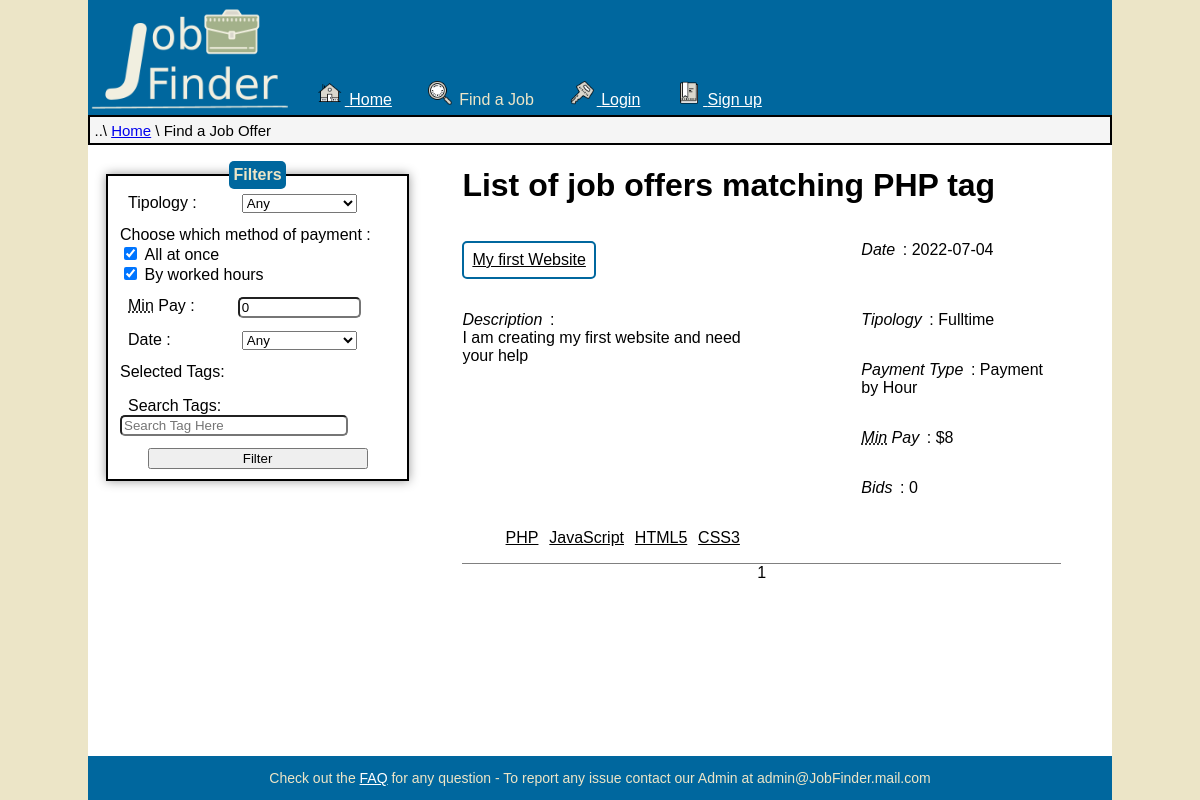
The page /PHP/FindJob.php?tag=1 on the database its author committed.
### tables this page shows
CREATE TABLE `current_jobs` (
  `Code_job` int(10) UNSIGNED NOT NULL,
  `Code_user` int(10) UNSIGNED NOT NULL,
  `Date` datetime NOT NULL,
  `Title` varchar(128) NOT NULL,
  `Description` varchar(4096) NOT NULL,
  `Tipology` enum('Fulltime','Onetime','Urgent','Recruiter') DEFAULT NULL,
  `Payment` tinyint(1) NOT NULL,
  `P_min` int(6) NOT NULL,
  `P_max` int(6) NOT NULL,
  `Expiring` datetime NOT NULL
);

### PHP/DBAccess.php (called while the page is built, shortened)
<?php
class DBAccess {
	private $connection;
	public function openDBConnection(){
		$this->connection = mysqli_connect(DBAccess::HOST_DB, DBAccess::USERNAME, DBAccess::PASSWORD, DBAccess::DBNAME);
		if(!$this->connection){
			echo("connessione al DB fallita: ".mysqli_connect_errno());
			return false;
		}
		else
			return true;
	}
  public function getBids($id) {
    if(isset($id)){
      $queryInserimento = 'SELECT users.Code_user AS Code, users.Picture as PFP,users.Nickname, bids.User_price AS Price, bids.Bid_selfdescription AS Description
							FROM bids LEFT JOIN users ON bids.Code_user=users.Code_user WHERE Code_job = ? ;';
      $queryCall=mysqli_prepare($this->connection, $queryInserimento);
      mysqli_stmt_bind_param($queryCall,'i',$id);
      mysqli_stmt_execute($queryCall);
      $queryResult = mysqli_stmt_get_result($queryCall);
      if(mysqli_num_rows($queryResult) == 0)
        return null;
      $result=array();
      return $result;
    } else
      return null;
  }
  public function getTags($id,$table) {
    if(isset($id) and isset($table)) {
		$user='SELECT tags_users.Code_tag, Name FROM tags_users LEFT JOIN tags ON tags_users.Code_tag=tags.Code_tag WHERE Code_user = ? LIMIT 20;';
		$current='SELECT tags_current_jobs.Code_tag, Name FROM tags_current_jobs LEFT JOIN tags ON tags_current_jobs.Code_tag=tags.Code_tag WHERE Code_job = ? LIMIT 5;';
		$past='SELECT tags_past_jobs.Code_tag, Name FROM tags_past_jobs LEFT JOIN tags ON tags_past_jobs.Code_tag=tags.Code_tag WHERE Code_job = ? LIMIT 5;';
		$queryCall=null;
		if(!$table)
			$queryCall=mysqli_prepare($this->connection, $user);
		else if($table==1)
			$queryCall=mysqli_prepare($this->connection, $current);
		else
			$queryCall=mysqli_prepare($this->connection, $past);
		mysqli_stmt_bind_param($queryCall,'i',$id);
		mysqli_stmt_execute($queryCall);
		$queryResult = mysqli_stmt_get_result($queryCall);
		if(mysqli_num_rows($queryResult) == 0)
			return null;
		else {
			$result=array();
			while ($tmp=mysqli_fetch_row($queryResult))
				$result[$tmp[1]]=$tmp[0];
			return $result;
		}
    } else
		return null;
  }
  public function searchTagName($id) {
    if(isset($id)) {
		$query="SELECT Name FROM tags WHERE Code_tag = ? LIMIT 1";
		$queryCall=mysqli_prepare($this->connection, $query);
		mysqli_stmt_bind_param($queryCall,'i',$id);
		mysqli_stmt_execute($queryCall);
		$queryResult = mysqli_stmt_get_result($queryCall);
		if(mysqli_num_rows($queryResult) == 0){
			return null;
		}
		else
			return mysqli_fetch_assoc($queryResult)['Name'];
    } else
		return null;
  }
  public function searchJob($bool=false, $tipology='Any',$min=0,$date=9999999,$page=0,$tags=null, $pay=2){
	$page--;
	$tagsStart='
	JOIN(
		SELECT Code_job, COUNT(tags_current_jobs.Code_tag) AS counted FROM tags_current_jobs
			LEFT JOIN tags ON tags_current_jobs.Code_tag=tags.Code_tag
			WHERE
				tags_current_jobs.Code_tag=?
				';
	$tagsEnd='GROUP BY Code_job
		) res ON res.Code_job=current_jobs.Code_job
	';
	$begin='
	SELECT current_jobs.Code_job, Date, Title, Description, Tipology, Payment, P_min, P_max FROM current_jobs';
	$middle='
		WHERE
		 	TIMESTAMPDIFF(HOUR,Date,CURDATE()) < ? AND
			P_min > ?
			';
  $payString='';
	$middle2='
		ORDER BY
	';
	$count='counted 	DESC,
	';
	$end='
		 	Date 		   	DESC,
		 	Tipology';
	$Nresults='SELECT COUNT(*) FROM (';
	$limit=' LIMIT ?, ?;';
	$type='';
	$param=array();
	$query=$begin;
	$i=0;
	if(!empty($tags)){
		$query.=$tagsStart;
		$type.='i';
		$param[$i]=array_values($tags)[0];
		$i++;
		$query.=$tagsEnd;
	}
	$query.=$middle;
  $query.=$payString;
	$type.='ii';
	$param[$i]=$date;
	$i++;
	$param[$i]=$min;
	$i++;
	if(!$bool){
		$query.=$middle2;
		if(!empty($tags))
			$query.=$count;
		$query.=$end;
	}
	if($bool){
		$query=$Nresults.$query.') AS subquery;';
		$queryCall=mysqli_prepare($this->connection,$query);
		$queryCall->bind_param($type, ...$param);
		mysqli_stmt_execute($queryCall);
		$result=mysqli_fetch_row(mysqli_stmt_get_result($queryCall))[0];
		return $result;
	}
	$query.=$limit;
	$type.='ii';
	$param[$i]=$page*5;
	$param[$i+1]=5;
	$queryCall=mysqli_prepare($this->connection,$query);
	$queryCall->bind_param($type, ...$param);
    mysqli_stmt_execute($queryCall);
	$queryResult = mysqli_stmt_get_result($queryCall);
	$result=array();
	while($row=mysqli_fetch_assoc($queryResult))
		array_push($result, $row);
	return $result;
  }
}
?>

### PHP/FindJob.php (the view, shortened to what this page needs)
<?php
	require_once 'DBAccess.php';
	$HTML = file_get_contents('..'. DIRECTORY_SEPARATOR .'HTML'. DIRECTORY_SEPARATOR .'FindJob.html');
	$HTMLContent ='';
	$TagModule = file_get_contents('..'. DIRECTORY_SEPARATOR .'HTML'. DIRECTORY_SEPARATOR .'Elements'. DIRECTORY_SEPARATOR .'TagsSearch.html');
	$HTML = str_replace('<TagModule/>',$TagModule,$HTML);
	if(isset($_SESSION['user_Username']))
	{
		$HTML = str_replace('<createjob/>','<li><a href="CreateJob.php">
		<img src="..'. DIRECTORY_SEPARATOR .'IMG'. DIRECTORY_SEPARATOR .'Icons'. DIRECTORY_SEPARATOR .'write.png" class="icons" alt=""> Create an Offer </a></li>',$HTML);
		$HTMLContent = '<li><a href="UserProfile.php">
		<img src="..'. DIRECTORY_SEPARATOR .'IMG'. DIRECTORY_SEPARATOR .'UsrPrfl'. DIRECTORY_SEPARATOR . $_SESSION['user_Icon'] .'" alt="Your Profile Picture" id="profilepic" class="icons">User Profile</a></li>';
	}
	else
	{
		$HTML = str_replace('<createjob/>','',$HTML);
		$HTMLContent = '
		<li><a href="Login.php">
		<img src="..'. DIRECTORY_SEPARATOR .'IMG'. DIRECTORY_SEPARATOR .'Icons'. DIRECTORY_SEPARATOR .'login.png" class="icons" alt=""> Login </a></li>
		<li><a href="Signup.php">
		<img src="..'. DIRECTORY_SEPARATOR .'IMG'. DIRECTORY_SEPARATOR .'Icons'. DIRECTORY_SEPARATOR .'book.png" class="icons" alt=""> Sign up </a></li>';
	}
	$HTML = str_replace('<subpage/>',$HTMLContent,$HTML);
	$HtmlContent='<div id="jobList"><h1>List of job offers<Title_complete/></h1>';
	$type= 'Any';
	$min=0;
	$Pay=0;
	$date=9999999;
	$tag=array();
    $tagName ='';
	$page=1;
	if(isset($_GET['tag']))
		$tag=filter_var ( $_GET['tag'], FILTER_SANITIZE_NUMBER_INT);
	else{
		if(!isset($_SESSION['TagList'])){
			$_SESSION['TagList']=array();
		}
		$tag=$_SESSION['TagList'];
	}
	$HtmlTypologySelect='
		<option value="Any" '.($type=='Any'? 'selected':'').'>Any</option>
		<option value="Fulltime" '.($type=='Fulltime'? 'selected':'').'>Fulltime</option>
		<option value="Onetime" '.($type=='Onetime'? 'selected':'').'>Onetime</option>
		<option value="Urgent" '.($type=='Urgent'? 'selected':'').'>Urgent</option>
		<option value="Recruiter" '.($type=='Recruiter'? 'selected':'').'>Recruiter</option>
		';
	$HtmlDateSelect='
		<option value="9999999" '.($date==9999999? 'selected':'').'>Any</option>
		<option value="1" '.($date==1? 'selected':'').'>Last Hour</option>
        <option value="24" '.($date==24? 'selected':'').'>Last Day</option>
        <option value="168" '.($date==168? 'selected':'').'>Last Week</option>
        <option value="744" '.($date==744? 'selected':'').'>Last Month</option>
		';
  $HtmlCheckboxPay='
    <label id="labelPayment">Choose which method of payment :</label>
    <input type="checkbox" id="Pay1" name="Pay1" value="Pay1" '. (($Pay==1 OR $Pay==0) ? 'checked' : '').'>
    <label for="Pay1" id="labelPay1"> All at once</label><br>
    <input type="checkbox" id="Pay2" name="Pay2" value="Pay2" '. (($Pay==2 OR $Pay==0) ? 'checked' : '').'>
    <label for="Pay2" id="labelPay2"> By worked hours</label>';
	$DBAccess = new DBAccess();
	if(isset($_GET['tag'])){
		$tagName = $DBAccess->searchTagName($tag);
		$NumberPages = $DBAccess->searchJob(true,$type,$min,$date,$page,array($tag),$Pay);
		$result = $DBAccess->searchJob(false,$type,$min,$date,$page,array($tag),$Pay);
	}
	else{
		$NumberPages = $DBAccess->searchJob(true,$type,$min,$date,$page,$tag,$Pay);
		$result = $DBAccess->searchJob(false,$type,$min,$date,$page,$tag,$Pay);
	}
	if($result){
		foreach($result as $row)
		{
			$desc=$row["Description"];
			$bids= $DBAccess->getBids($row['Code_job']);
			if($bids)
				$bids=count($bids);
			else
				$bids=0;
			$HtmlContent .='<div class="job">
						<p class="title"><a href="..'. DIRECTORY_SEPARATOR .'PHP'. DIRECTORY_SEPARATOR .'ViewJob.php?Code_job='.$row["Code_job"].'">'.$row["Title"].'</a></p>
						<p class="date"><span>Date</span> : '.explode(' ',$row["Date"])[0].'</p>
						<p class="type"><span>Tipology</span> : '.trim($row["Tipology"]).'</p>
            <p class="Pay"><span>Payment Type</span> : '.(trim($row["Payment"])==0? 'Payment by Hour' : 'All at once').'</p>
						<p class="minPay"><span><abbr title="minimum">Min</abbr> Pay</span> : $'.trim($row["P_min"]).'</p>
						<p class="bids"><span>Bids</span> : '.$bids.'</p>
						<p class="description"><span>Description</span> : <br>'.$desc.'</p>';
			$jobTags=$DBAccess->getTags($row['Code_job'],1);
			if($jobTags) {
				$HtmlContent .='<ul class="tags">';
				foreach($jobTags as $name=>$value){
					$HtmlContent .='
					<li><a href="?tag='.$value.'">'.$name.'</a></li>';
				}
				$HtmlContent .='</ul>';
			}
			$HtmlContent .='</div>';
		}
		$HtmlContent .='<paging/></div>';
	}
	else
		$HtmlContent.='<p>No Jobs Currently Available. Try to change your filters in the <a href="#formFilter">filtering form</a> to find more Jobs.</p><img src="../IMG/Tumbleweed.gif" alt="Animated image of a rolling tumbleweed across the desert" id="NoAvailableJob"></div>';
	$pageHTML = '<div id="pages">';
    $pageHTML .= '<span>' . $page . '</span>';
    $pageHTML .= '</div>';
	$HTML = str_replace('<div id="jobList"><h1>List of job offers<Title_complete/></h1><paging/></div>',$HtmlContent,$HTML);
	$HTML = str_replace('<paging/>', $pageHTML, $HTML);
	$HTML = str_replace('<TipologySelect/>',$HtmlTypologySelect,$HTML);
	$HTML = str_replace('<paytype/>',$HtmlCheckboxPay,$HTML);
  $HTML = str_replace('[payval]','value="'.$min.'"',$HTML);
	$HTML = str_replace('<DateSelect/>',$HtmlDateSelect,$HTML);
	$HTML = str_replace('<div id="jobList"></div>',$HtmlContent,$HTML);
	if(isset($_GET['tag'])){
		$HTML = str_replace('<GETsearch/>','?tag='.$tag,$HTML);
		$HTML = str_replace('<Title_complete/>',' matching '. $tagName .' tag',$HTML);
	}
	else
	{
		$HTML = str_replace('<GETsearch/>','',$HTML);
			$HTML = str_replace('<Title_complete/>','',$HTML);
	}
  echo $HTML;
?>

### CSS/StyleSheet.css (style rules this page uses)
:root { --background: #ECE5C7; --color: #00679e; --subcolor: #4a6fa5; --content: #fff; --black: #000; --darkWhite: #d1d9e6; --shadow: #999; --correct: #44c244; --error: #d4110b; }
html { width: 100%; background-color: var(--background); }
html, body { min-height: 100vh; }
body { background-color: var(--content); font-family:Tahoma, sans-serif; margin:auto; max-width: 1024px; overflow-x: hidden; }
main { padding: 0em; padding-bottom: 2.5em; margin-bottom: 3%; }
header { background-color: var(--color); display: flex; align-items: flex-end; }
header img#Logo { width: 20%; }
header ul { margin:auto; list-style-type: none; margin: 0; padding: 0; }
header ul li { display:inline-block; padding: 0.4em; margin-left: 1em; }
header ul li a:link { margin-bottom: 0.2em; color: var(--content); }
header ul li span { color: var(--background); margin-bottom: 0.2em; }
header img.icons { width:24px; height:24px; padding-right :0.15em; vertical-align: text-bottom; }
nav.breadcrumb { font-size: 0.9375em; padding: 0.3em; background-color:whitesmoke; border-width: 0em; border : solid 2px var(--black); }
footer { position: fixed; bottom: 0; min-height: 5%; width: 100%; text-align:center; background-color: var(--color); max-width: 1024px; margin: auto; }
footer#footer p { display: inline-block; font-size: 0.875em; color: var(--background); }
footer#footer a:link { color: var(--content); }
form { margin-top: 1em; }
fieldset { box-shadow:0 0 10px #999; border: 2px solid var(--black); }
legend { background-color: var(--color); color: var(--background); padding: 0.3em; border-radius: 5px; font-weight: bold; text-align: center; }
label { display: block; }
input { border-radius: 5px; display: block; }
div#selectedTagsList p { margin-block-start: 0; }
main#findJob { display: flex; align-items: flex-start; }
form#formFilter { min-width: 30%; margin-left: 1em; position: sticky; top: 0; flex-basis: 35%; }
form#formFilter fieldset { min-width: 15em; display: grid; row-gap: 0.8em; grid-template-areas: " a b " " j j " " c d " " e f " " s s " " s s " " s s " " g g "; }
form#formFilter #labelType { margin-left: 0.5em; grid-area: a; }
form#formFilter #Tipology { width: 60%; min-width: fit-content; margin: auto; grid-area: b; }
form#formFilter #labelPay { margin-left: 0.5em; grid-area: c; }
form#formFilter #PayMin { width: 60%; margin: auto; grid-area: d; }
form#formFilter #labelDate { margin-left: 0.5em; grid-area: e; }
form#formFilter #Date { width: 60%; min-width: fit-content; margin: auto; grid-area: f; }
form#formFilter #labelsearchTag { margin-left: 0.5em; }
form#formFilter #searchTag { width: 80%; max-height: 25px; }
form#formFilter div#TagModule { grid-area: s; }
form#formFilter div#Pay { grid-area: j; }
form#formFilter #submit { width: 80%; margin: auto; grid-area: g; }
div#jobList { margin-left: 5%; margin-right: 5%; flex-grow: 1; }
div#pages { text-align: center; }
div#pages span, div#pages a { padding: 0.1em; }
div.job { border-bottom: 1px solid grey; display: grid; grid-template-columns: 1fr 1fr 1fr 1fr 1fr 1fr; grid-template-areas: " a a . . b b" " c c c . d d" " c c c . n n" " c c c . e e" " c c c . f f" " g g g g . ." }
div.job span { font-style: italic; padding-right: 0.2em; }
div.job a { color: var(--black); }
div.job .title { grid-area: a; border: var(--color) 2px solid; border-radius: 5px; padding: 0.5em; width: fit-content; }
div.job .date { grid-area: b; }
div.job .description { grid-area: c; }
div.job .type { grid-area: d; }
div.job .minPay { grid-area: e; }
div.job .Pay { grid-area: n; }
div.job .bids { grid-area: f; }
div.job .tags { grid-area: g; list-style-type: none; }
div.job .tags li { display: inline-block; padding-right: 0.2em; padding-left: 0.2em; }
img.icons { width: 24px; height: 24px; display: inline-block; padding: 0.2em; }
input#Pay1, input#Pay2, #labelPay1, #labelPay2 { display: inline-block; }

### CSS/Print.css (style rules this page uses)
html { font-family: Georgia, 'Times New Roman', serif; width: 100%; margin: 0; float: none; }
header, header > img { display: none; }
nav.breadcrumb { display: none; }
footer#footer, footer#footer img { display: none; }
form { display: none; }

### rows shown on the page
current_jobs: Title "My first Website", Date "2022-07-04", Tipology "Fulltime", Payment "Payment by Hour", P_min "8", bids "0", Description "I am creating my first website and need your help", name "PHP", name "JavaScript", name "HTML5", name "CSS3"

### other values the page prints
$page "1"
